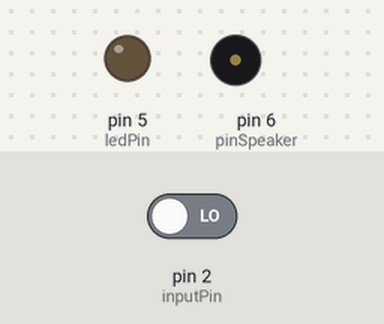
A sketch run on a simulated Arduino Uno, built with avr-gcc and run on an emulated ATmega328P. Shown: output pins drawn as LEDs (lit = HIGH), buzzer (waves = sounding). Inputs (shaded band) come from the test bench; at power-on: pin 2 (inputPin) LOW.

Above: at 1.4 s.
1.5 s: pin 2 (inputPin) driven HIGH
At 1.69 s:
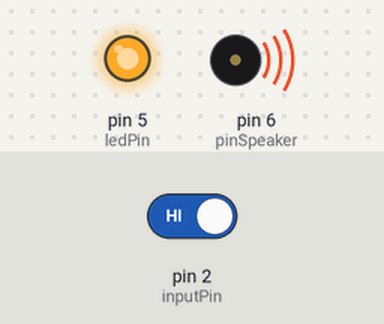
Timing chart, 0 to 10.5 s (numbered marks = the images above; inputs shaded):
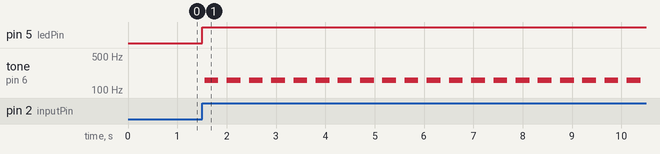

Measured:
- after the input at 1.5 s, pin 5 (ledPin): LOW → HIGH at once; tone on pin 6 (pinSpeaker): alternates 160 Hz for 0.28 s and silent for 0.17 s, starting after 0.05 s

The sketch:

alarme.ino
```cpp
int ledPin = 5;
int inputPin = 2;
int pinSpeaker = 6;
int pirState = LOW;
int val = 0;

void setup() {
  // put your setup code here, to run once:
  pinMode(ledPin, OUTPUT);
  pinMode(inputPin, INPUT);
  pinMode(pinSpeaker, OUTPUT);
}

void joueSon(long duree, int frequence){
  duree *= 1000;
  int period = (1.0 / frequence) * 1000000;
  long temps_passe = 0;

  while(temps_passe < duree) {
    digitalWrite(pinSpeaker, HIGH);
    delayMicroseconds(period/2);
    digitalWrite(pinSpeaker, LOW);
    delayMicroseconds(period/2);
    temps_passe += (period);
  }
}

void loop() {
  val = digitalRead(inputPin);

  if(val == HIGH){
    digitalWrite(ledPin, HIGH);
    joueSon(300, 160);
    delay(150);
  } else {
    digitalWrite(ledPin, LOW);
    joueSon(0, 0);
    delay(300);
  }

}
```
